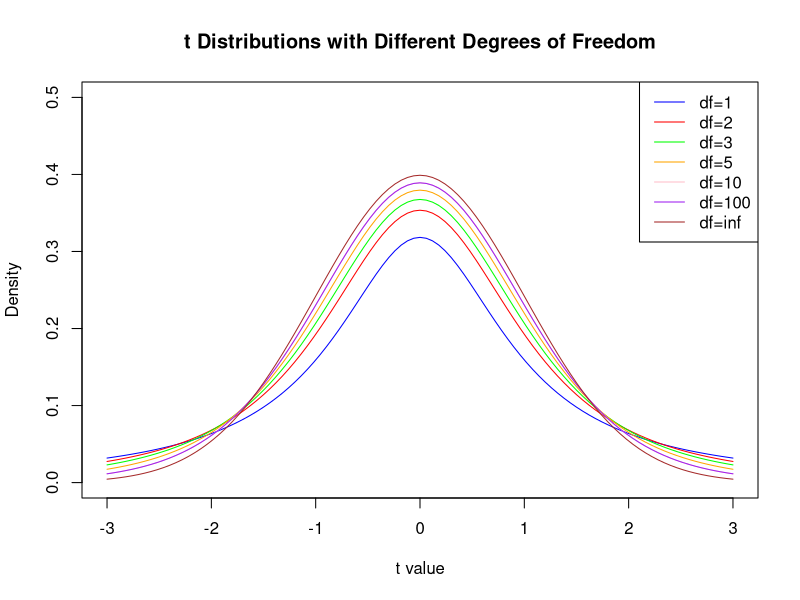

Write the R code that produced this figure.
## ---- chunk 1
knitr::opts_chunk$set(echo = FALSE)
## ---- chunk 2

x <- seq(-3, 3, length.out = 1000)

y1 <- dt(x, df=1)
y2 <- dt(x, df=2)
y3 <- dt(x, df=3)
y4 <- dt(x, df=5)
y5 <- dt(x, df=10)
y6 <- dt(x, df=100)
y7 <- dt(x, df=10000)

curve(dt(x, df=1), x, col = "blue", 
      ylab = "Density", xlab = "t value", 
      main = "t Distributions with Different Degrees of Freedom",
      xlim=c(-3,3), ylim=c(0, 0.5))
curve(dt(x, df=2), x, col = "red", add = TRUE)
curve(dt(x, df=3), x, col = "green", add = TRUE)
curve(dt(x, df=5), x, col = "orange", add = TRUE)
curve(dt(x, df=10), x, col = "pink", add = TRUE)
curve(dt(x, df=10), x, col = "purple", add = TRUE)
curve(dt(x, df=10000), x, col = "brown", add = TRUE)

legend("topright", legend = c("df=1", "df=2", "df=3", "df=5", "df=10", "df=100", "df=inf"),
       col = c("blue", "red", "green", "orange", "pink", "purple", "brown"), lty = 1)

